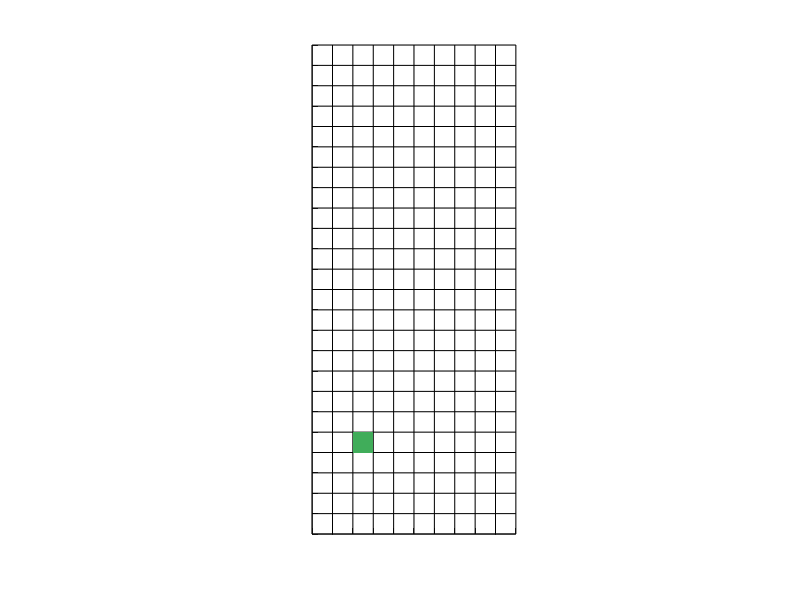

Write the MATLAB code that produced this figure.
%screenSize = get(0, 'ScreenSize');
f = figure;
set(f, 'MenuBar', 'none', 'ToolBar', 'none', 'NumberTitle', 'off', 'WindowState', 'fullscreen');
% maybe also add 'WindowState', 'fullscreen'
hold on;
axis equal;
xlim([0, 10]);
ylim([0, 24]);

% salmon: #f04e64 - Z
% orange: #f15632 - L
% yellow: #f79031 - square
% green : #1e914d - S
% blue  : #2571b9 - line
% purple: #712672 - T
% navy  : #23336f - backwards L


function rgb = hex2rgb(hex)
    hex = strrep(hex, '#', ''); % Remove the '#' symbol if present
    rgb = sscanf(hex, '%2x%2x%2x', [1 3]) / 255;
end

for x = 0:10
    plot([x x], [0 24], 'k');
end

for y = 0:24
    plot([0 10], [y y], 'k');
end

disp(hex2rgb('#40AD5A'));

cellRow = 5;
cellCol = 3;

% cell coordinates: bottom left, bottom right, top right, top lef
% top list is x coordinates, bottom list is y coordinatse
patch([cellCol-1 cellCol cellCol cellCol-1], ...
      [cellRow-1 cellRow-1 cellRow cellRow], ...
      hex2rgb('#40AD5A'), 'FaceAlpha', 1, 'EdgeColor', 'none');

hold off;
set(gca, 'XTick', 0:10, 'YTick', 0:24, 'XGrid', 'on', 'YGrid', 'on', ...
    'XTickLabel', [], 'YTickLabel', []);